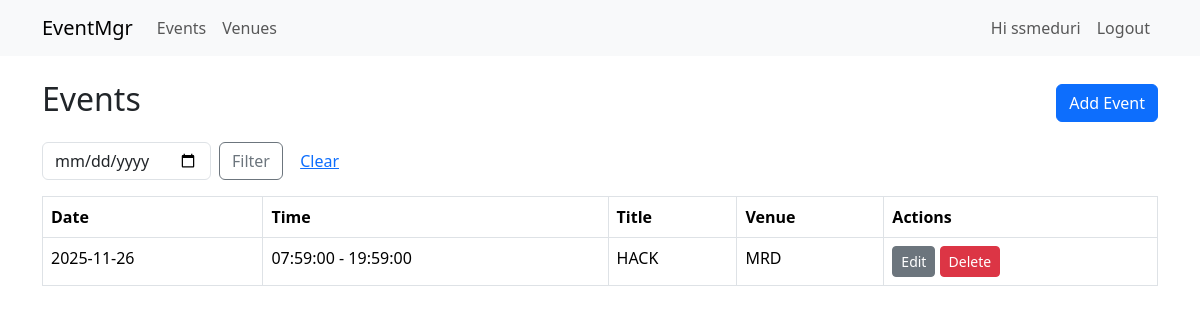
The app's page /events (signed in), older data.
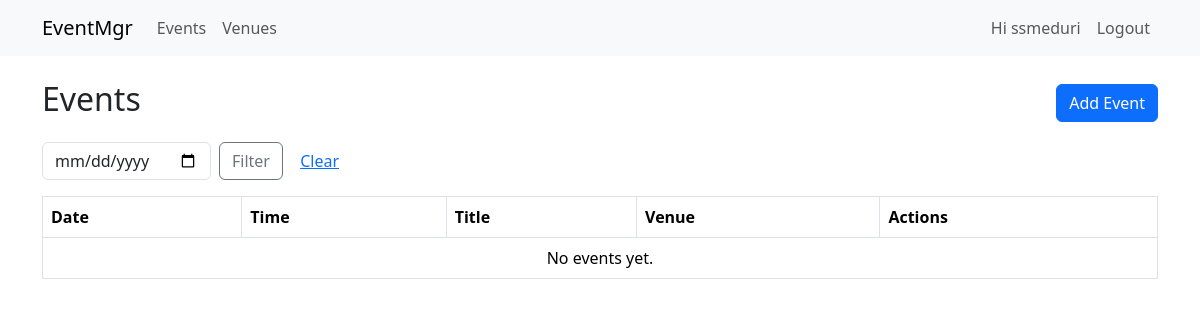
The same page, newer data.
### app/models.py (models this page shows, shortened)
class User(UserMixin, db.Model):
    id = db.Column(db.Integer, primary_key=True)
    username = db.Column(db.String(80), unique=True, nullable=False)
    password_hash = db.Column(db.String(200), nullable=False)

class Event(db.Model):
    id = db.Column(db.Integer, primary_key=True)
    title = db.Column(db.String(120), nullable=False)
    description = db.Column(db.Text)
    date = db.Column(db.Date, nullable=False)
    start_time = db.Column(db.Time, nullable=False)
    end_time = db.Column(db.Time, nullable=False)
    venue_id = db.Column(db.Integer, db.ForeignKey('venue.id'), nullable=False)

class Venue(db.Model):
    id = db.Column(db.Integer, primary_key=True)
    name = db.Column(db.String(150), nullable=False, unique=True)
    capacity = db.Column(db.Integer, nullable=False, default=0)
    resources_list = db.relationship('Resource', back_populates='venue', cascade='all, delete-orphan')
    events = db.relationship('Event', backref='venue', lazy=True, cascade='all, delete-orphan')

### app/routes.py (the view)
@main_bp.route('/events')
def list_events():
    q_date = request.args.get('date')
    if q_date:
        try:
            dt = datetime.strptime(q_date, '%Y-%m-%d').date()
            events = Event.query.filter_by(date=dt).order_by(Event.start_time).all()
        except:
            events = Event.query.order_by(Event.date, Event.start_time).all()
    else:
        events = Event.query.order_by(Event.date, Event.start_time).all()
    return render_template('events/list.html', events=events)

### app/__init__.py (called while the page is built)
def create_app():
    app = Flask(__name__, static_folder='static', template_folder='templates')
    app.config.from_object(Config)
    db.init_app(app)
    login_manager.init_app(app)
    from .models import User
    @login_manager.user_loader
    def load_user(user_id):
        return User.query.get(int(user_id))
    from .routes import main_bp
    from .auth import auth_bp
    app.register_blueprint(main_bp)
    app.register_blueprint(auth_bp)
    return app

### app/templates/events/list.html
{% extends 'base.html' %}
{% block content %}
<div class="d-flex justify-content-between align-items-center mb-3">
    <h2>Events</h2>
    {% if current_user.is_authenticated %}
      <a class="btn btn-primary" href="{{ url_for('main.add_event') }}">Add Event</a>
    {% endif %}
</div>
<form class="row g-2 mb-3" method="get" action="{{ url_for('main.list_events') }}">
    <div class="col-auto">
        <input type="date" name="date" class="form-control" value="{{ request.args.get('date','') }}">
    </div>
    <div class="col-auto">
        <button class="btn btn-outline-secondary">Filter</button>
        <a href="{{ url_for('main.list_events') }}" class="btn btn-link">Clear</a>
    </div>
</form>
<table class="table table-bordered">
    <thead>
        <tr>
            <th>Date</th><th>Time</th><th>Title</th><th>Venue</th>
            {% if current_user.is_authenticated %}<th>Actions</th>{% endif %}
        </tr>
    </thead>
    <tbody>
        {% for e in events %}
        <tr>
            <td>{{ e.date }}</td>
            <td>{{ e.start_time }} - {{ e.end_time }}</td>
            <td>{{ e.title }}</td>
            <td>{{ e.venue.name if e.venue else 'N/A' }}</td>
            {% if current_user.is_authenticated %}
            <td>
                <a class="btn btn-sm btn-secondary" href="{{ url_for('main.edit_event', event_id=e.id) }}">Edit</a>
                <form method="POST" action="{{ url_for('main.delete_event', event_id=e.id) }}" style="display:inline-block" onsubmit="return confirm('Delete event?');">
                    <button class="btn btn-sm btn-danger">Delete</button>
                </form>
            </td>
            {% endif %}
        </tr>
        {% else %}
        <tr><td colspan="5" class="text-center">No events yet.</td></tr>
        {% endfor %}
    </tbody>
</table>
{% endblock %}

### app/templates/base.html (shortened to what this page needs)
<!doctype html>
<html lang="en">
<head>
    <link href="https://cdn.jsdelivr.net/npm/bootstrap@5.3.2/dist/css/bootstrap.min.css" rel="stylesheet">
</head>
<body>
<nav class="navbar navbar-expand-lg navbar-light bg-light mb-4">
  <div class="container">
    <a class="navbar-brand" href="{{ url_for('main.index') }}">EventMgr</a>
    <ul class="navbar-nav me-auto">
      <li class="nav-item"><a class="nav-link" href="{{ url_for('main.list_events') }}">Events</a></li>
      <li class="nav-item"><a class="nav-link" href="{{ url_for('main.list_venues') }}">Venues</a></li>
    </ul>
    <ul class="navbar-nav ms-auto">
      {% if current_user.is_authenticated %}
        <li class="nav-item"><a class="nav-link">Hi {{ current_user.username }}</a></li>
        <li class="nav-item"><a class="nav-link" href="{{ url_for('auth.logout') }}">Logout</a></li>
      {% else %}
        <li class="nav-item"><a class="nav-link" href="{{ url_for('auth.login') }}">Login</a></li>
      {% endif %}
    </ul>
  </div>
</nav>
<div class="container">
    {% block content %}{% endblock %}
</div>
</body>
</html>

Row changes from the older to the newer data that the page shows:
removed Event: date "2025-11-26", start_time "07:59:00", end_time "19:59:00", title "HACK", venue "MRD"
Text that changed along with them:
text now shown: "No events yet."
